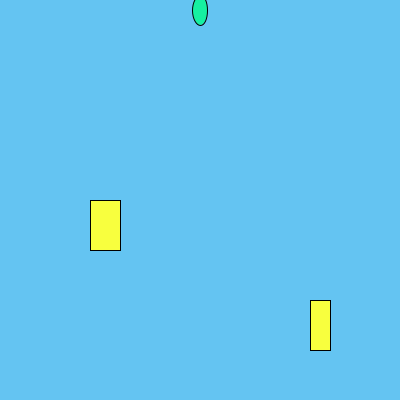
Frame 1 (no input)
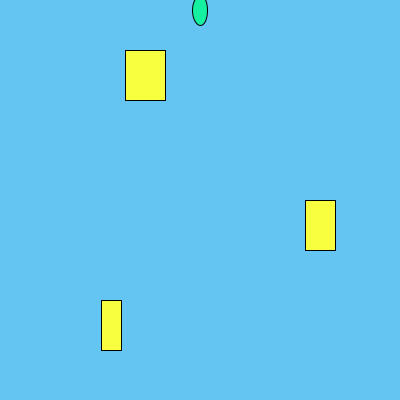
Frame 60 (the mouse pressed at the canvas centre just before this capture)
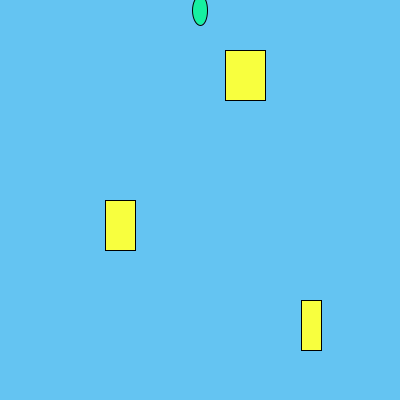
Frame 120 (the mouse held since frame 60 and released just before this capture)

The Processing sketch that drew these frames (run headless with seeded random() and noise(); from frame 60 on, the mouse is pressed at the canvas centre):

// Processing sketch: Frogger
// ── Frogger.pde

//int maxSizeXY = 400;
int weightFrog = 15;
int heightFrog = 30;
int xStartingPoint = 200;
int yStartingPoint = 10;
int posXFrog = xStartingPoint;
int posYFrog = yStartingPoint;
int hopFrog = 25;
Car voiture1 = new Car(20, 50, 40, 5);
Car voiture2 = new Car(100, 200, 30, 10);
Car voiture3 = new Car(300, 300, 20, 10);

void setup() {
  size(400, 400);
}

void draw() {
  background(100, 196, 242);

  // The frog
  fill(22, 240, 161);
  ellipse(posXFrog, posYFrog, weightFrog, heightFrog);

  // Cars

  voiture1.goToLeft();
  voiture1.display();
  if (intersects(voiture1)) {
    returnStartingPoint();
  }

  voiture2.goToLeft();
  voiture2.display();
    if (intersects(voiture2)) {
    returnStartingPoint();
  }

  voiture3.goToRight();
  voiture3.display();
    if (intersects(voiture3)) {
    returnStartingPoint();
  }
}

void returnStartingPoint() {
  posXFrog = xStartingPoint;
  posYFrog = yStartingPoint;
}

void keyPressed()
{
  if (key == CODED) {
    if (keyCode == UP)
    {
      //Frog Y position goes up
      posYFrog -= hopFrog;
      posYFrog = testOutside(posYFrog, heightFrog);
    } else if (keyCode == DOWN)
    {
      //Frog Y position goes down 
      posYFrog += hopFrog;
      posYFrog = testOutside(posYFrog, -heightFrog);
    } else if (keyCode == RIGHT)
    {
      //Frog X position goes right
      posXFrog += hopFrog;
      posXFrog = testOutside(posXFrog, -weightFrog);
    } else if (keyCode == LEFT)
    {
      //Frog X position goes left
      posXFrog -= hopFrog;
      posXFrog = testOutside(posXFrog, weightFrog);
    }
  }
}

boolean intersects(Car car) {
  if ((posYFrog > car.getY() && posYFrog < car.getY()+50) && 
    (posXFrog > car.getX() && posXFrog < car.getX()+car.getSize()))
  {
    return true;
  } else   {
    return false;
  }
}

int testOutside(int value, int sizeShape) {
  sizeShape /= 2;
  if (value >= (width + sizeShape))
    return width + sizeShape;
  if (value <= (0 + sizeShape))
    return 1 + sizeShape;
  return value;
}

class Car {
  int xCarPosition;
  int yCarPosition;
  int sizeCar;
  int speedCar;

  Car(int x, int y, int size, int speed) {
    xCarPosition = x;
    yCarPosition = y;
    sizeCar = size;
    speedCar = speed ;
  }

  int getX() {
    return xCarPosition;
  }
  int getY() {
    return yCarPosition;
  }
  int getSize() {
    return sizeCar;
  }

  void display() 
  {
    fill(248, 255, 62);
    rect(xCarPosition, yCarPosition, sizeCar, 50);
  }

  void goToLeft() {
    xCarPosition -= speedCar;
    xCarPosition = enterOtherSide(xCarPosition, sizeCar);
  }

  void goToRight() {
    xCarPosition += speedCar;
    xCarPosition = enterOtherSide(xCarPosition, sizeCar);
  }

  int enterOtherSide(int position, int sizeShape) {
    sizeShape /= 2;
    if (position >= (width + sizeShape))
      return 1 + sizeShape;

    if (position <= (0 + sizeShape))
      return width + sizeShape;

    return position;
  }
}
